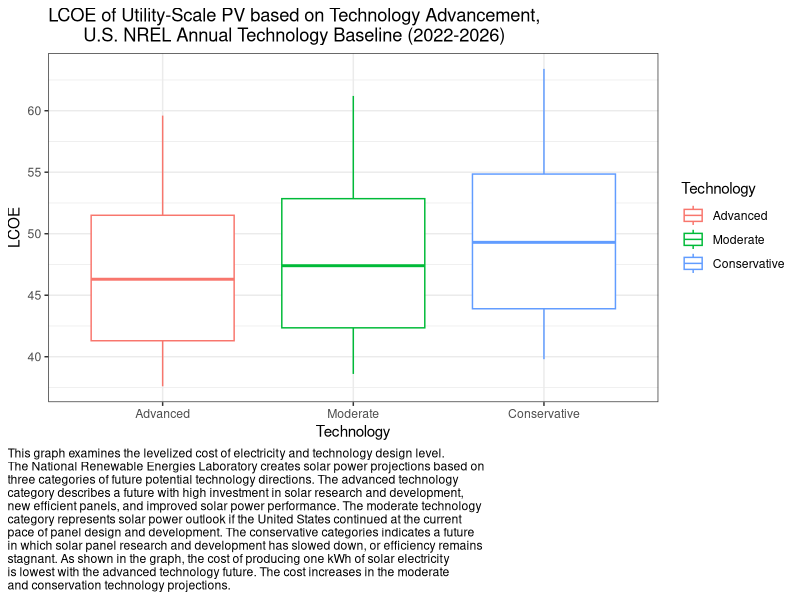
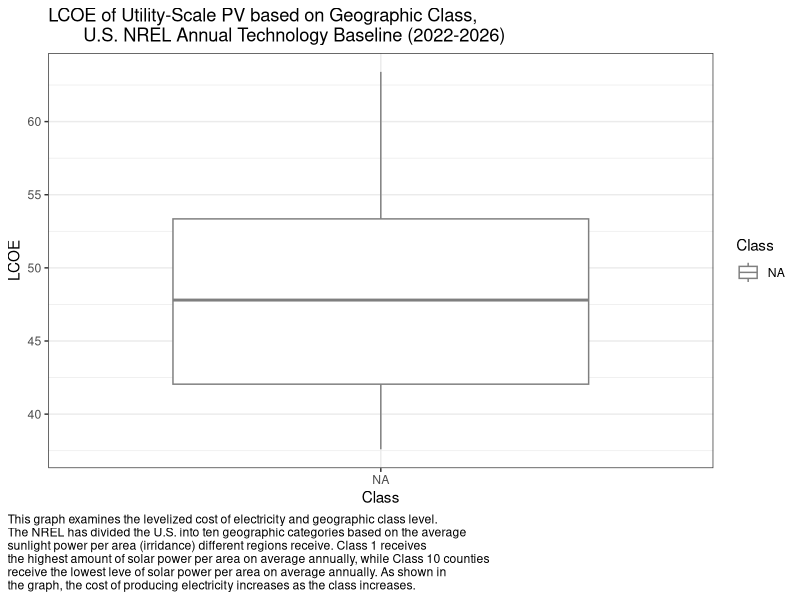
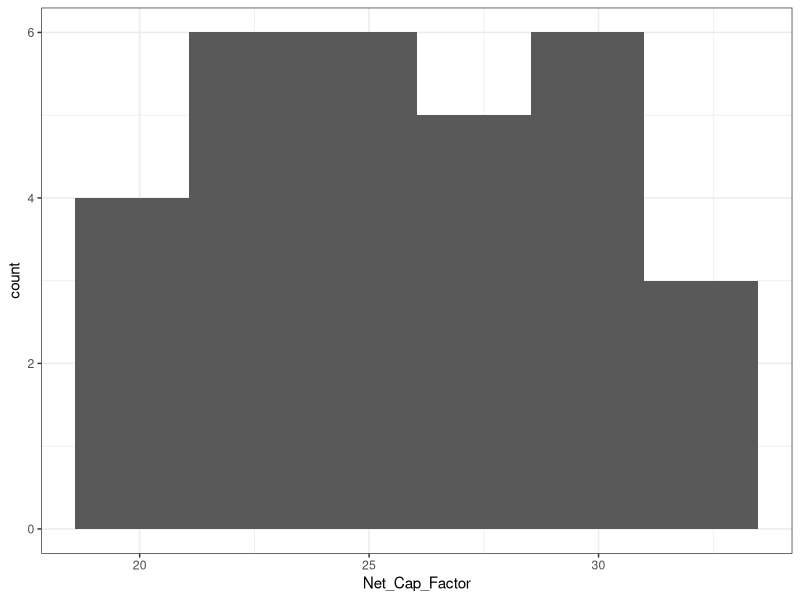
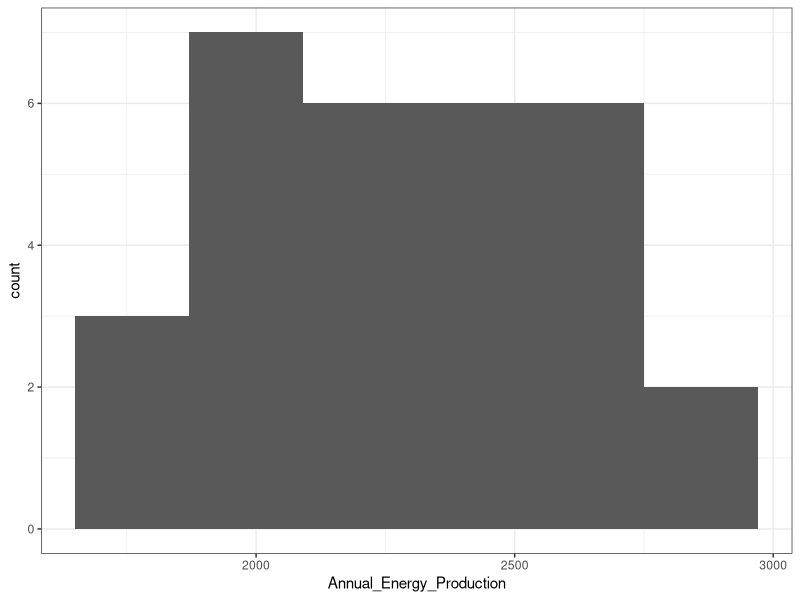
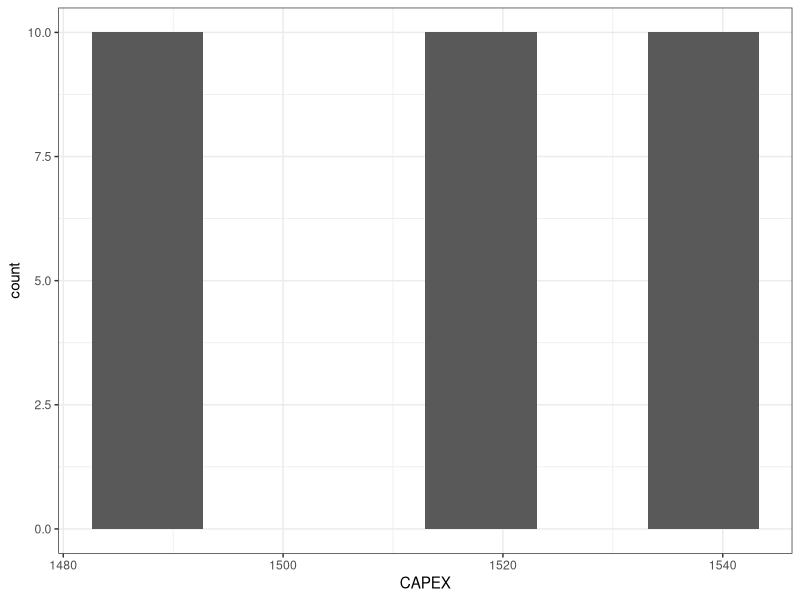
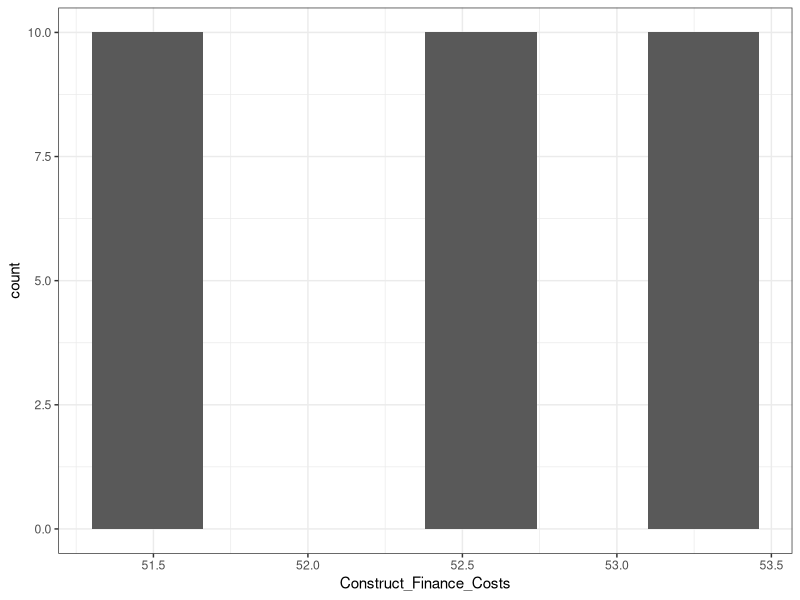
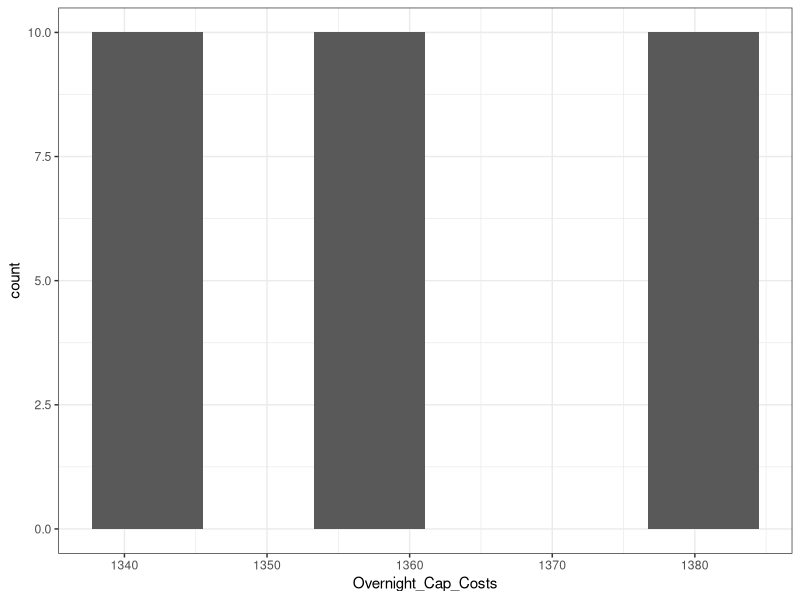
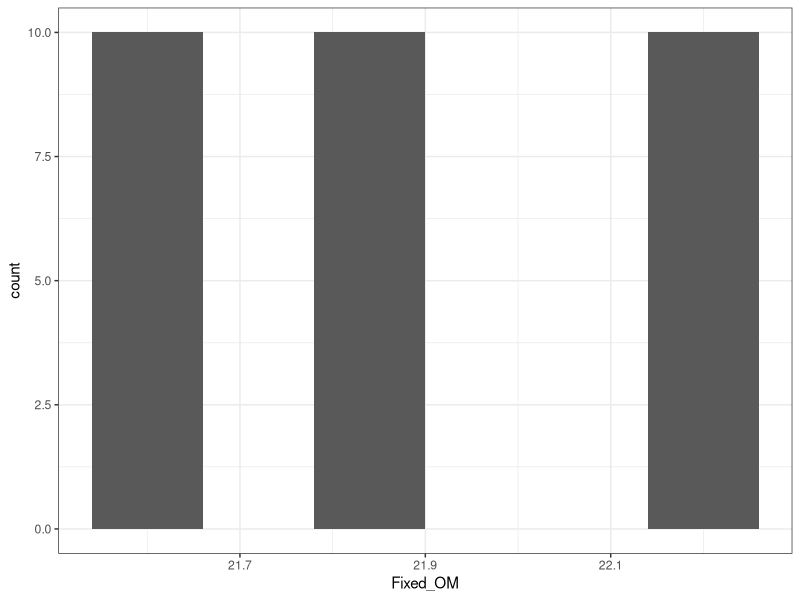

Here is the R script that generated these plots, in order:
## ---- chunk 1
library(tidyverse)
library(plyr)
library(dplyr)
library(here)
library(readxl)
#install.packages("openxlsx")
library(openxlsx)
getwd()
## ---- chunk 2
Processed_ATB <- read_csv("Solar_ATB_Processed.csv")

view(Processed_ATB)

## ---- chunk 3
# Delete the first two columns 
Processed_ATB <- Processed_ATB[,-1]
view(Processed_ATB)

# Factorize technology
Processed_ATB$Technology = factor (Processed_ATB$Technology, 
                levels = c("Advanced","Moderate","Conservative"))
Processed_ATB$Class = factor (Processed_ATB$Class, 
                levels = c(1,2,3,4,5,6,7,8,9,10))
## ---- chunk 4
# Visualization
# Use Rice Rule(2n^(1/3)) to determine bin size
2*30^(1/3) #6.21, Bin size = 6

# Graph relationship of technology type to LCOE
techplot <- ggplot(data = Processed_ATB, aes(x=Technology,y=LCOE,color=Technology))+
  geom_boxplot()+
  theme_bw() + 
  labs(title = "LCOE of Utility-Scale PV based on Technology Advancement,
       U.S. NREL Annual Technology Baseline (2022-2026)",
       caption =
"This graph examines the levelized cost of electricity and technology design level.
The National Renewable Energies Laboratory creates solar power projections based on
three categories of future potential technology directions. The advanced technology
category describes a future with high investment in solar research and development,
new efficient panels, and improved solar power performance. The moderate technology
category represents solar power outlook if the United States continued at the current
pace of panel design and development. The conservative categories indicates a future
in which solar panel research and development has slowed down, or efficiency remains
stagnant. As shown in the graph, the cost of producing one kWh of solar electricity
is lowest with the advanced technology future. The cost increases in the moderate
and conservation technology projections.") +
  theme(plot.caption.position = "plot",
        plot.caption = element_text(hjust = 0)) 

techplot

ggsave(techplot,
       filename = "Tech_Plot.jpg",
       height = 15,
       width = 15,
       units = "cm")

# We can see Advanced technology has lowest LCOE, and conservative ones have higher LCOE

## ---- chunk 5
# Graph relationship of Class type to LCOE
classplot <- ggplot(data = Processed_ATB, aes(y=LCOE, x= Class,color=Class))+
  geom_boxplot()+
  #facet_wrap(~Class)+
  theme_bw() + 
  labs(title = "LCOE of Utility-Scale PV based on Geographic Class,
       U.S. NREL Annual Technology Baseline (2022-2026)",
       caption =
"This graph examines the levelized cost of electricity and geographic class level.
The NREL has divided the U.S. into ten geographic categories based on the average
sunlight power per area (irridance) different regions receive. Class 1 receives 
the highest amount of solar power per area on average annually, while Class 10 counties
receive the lowest leve of solar power per area on average annually. As shown in
the graph, the cost of producing electricity increases as the class increases.") +
  theme(plot.caption.position = "plot",
        plot.caption = element_text(hjust = 0)) 

classplot

ggsave(classplot,
       filename = "Class_Plot.jpg",
       height = 12,
       width = 15,
       units = "cm")


## ---- chunk 6
# Evaluate whether independent variables are normally distributed
ggplot(data = Processed_ATB, aes(Net_Cap_Factor))+
  geom_histogram(bins=6)+
  theme_bw()

ggplot(data = Processed_ATB, aes(Annual_Energy_Production))+
  geom_histogram(bins=6)+
  theme_bw()

ggplot(data = Processed_ATB, aes(CAPEX))+
  geom_histogram(bins=6)+
  theme_bw()

ggplot(data = Processed_ATB, aes(Construct_Finance_Costs))+
  geom_histogram(bins=6)+
  theme_bw()

ggplot(data = Processed_ATB, aes(Overnight_Cap_Costs))+
  geom_histogram(bins=6)+
  theme_bw()

ggplot(data = Processed_ATB, aes(Fixed_OM))+
  geom_histogram(bins=6)+
  theme_bw()

ggplot(data = Processed_ATB, aes(Grid_Connect_Cost))+
  geom_histogram(bins=6)+
  theme_bw()

ggplot(data = Processed_ATB, aes(Variable_OM))+
  geom_histogram(bins=6)+
  theme_bw()
## ---- chunk 7
# Graph relationship between capacity factor and LCOE
cap_fac_plot <- ggplot(data = Processed_ATB, aes(y=LCOE, x=Net_Cap_Factor,
                                 color=Technology))+
  geom_jitter()+
  labs(x= "Net Capacity Factor (%)",
       y = "LCOE ($/MWh)")+
  theme_bw() +  
  labs(title = "LCOE of Utility-Scale PV based on Net Capacity Factor,
       U.S. NREL Annual Technology Baseline (2022-2026)",
       caption =
"This graph examines the levelized cost of electricity and net capacity factor.
As net capacity factor increases, the cost of producing each additional unit
of electricity (the LCOE) decreases. The technology categories are scattered,
though conservation technology predictions tend to have a higher LCOE.") +
  theme(plot.caption.position = "plot",
        plot.caption = element_text(hjust = 0)) 

cap_fac_plot 

ggsave(cap_fac_plot ,
       filename = "Cap_Fac_Plot.jpg",
       height = 12,
       width = 15,
       units = "cm")
# We can see that capacity factor is negatively related to LCOE. Conservative technology tends to cause higher LCOE.
## ---- chunk 8
# Graph relationship between capacity factor and LCOE
genplot1 <- ggplot(data = Processed_ATB, aes(y=LCOE, x=Annual_Energy_Production,
                                 color = Class)) +
  geom_jitter()+
  labs(x= "Annual Energy Production (MWh)",
       y = "LCOE ($/MWh)")+ #Please check if it is MWh
  theme_bw() +  
  labs(title = "LCOE of Utility-Scale PV based on Annual Energy Production,
       U.S. NREL Annual Technology Baseline (2022-2026)",
       caption =
"This graph examines the levelized cost of electricity and annual energy
production. As production increases, the cost of producing each additional unit
of electricity (the LCOE) decreases. Of interest, Class 1 observations have the
highest energy annual production and Class 10 observations have the lowest
annual energy generation.") +
  theme(plot.caption.position = "plot",
        plot.caption = element_text(hjust = 0)) 

genplot1

ggsave(genplot1,
       filename = "Gen_Plot_Class.jpg",
       height = 12,
       width = 15,
       units = "cm")

# Annual Energy production is negatively related to LCOE. It is also interesting 
# to see that each class is stacked in three, with class 1 having highest production 
# and lowest LCOE, and class 10 on the opposite end.
## ---- chunk 9
# Graph relationship between capacity factor and LCOE
genplot2 <- ggplot(data = Processed_ATB, aes(y=LCOE, x=Annual_Energy_Production,
                                 color = Technology)) +
  geom_jitter()+
  labs(x= "Annual Energy Production (MWh)",
       y = "LCOE ($/MWh)")+ #Please check if it is MWh
  theme_bw() +  
  labs(title = "LCOE of Utility-Scale PV based on Annual Energy Production,
       U.S. NREL Annual Technology Baseline (2022-2026)",
       caption =
"This graph examines the levelized cost of electricity and annual energy
production. As production increases, the cost of producing each additional unit
of electricity (the LCOE) decreases.") +
  theme(plot.caption.position = "plot",
        plot.caption = element_text(hjust = 0)) 

genplot2

ggsave(genplot2,
       filename = "Gen_Plot_Tech.jpg",
       height = 12,
       width = 15,
       units = "cm")

# Annual Energy production is negatively related to LCOE. It is also interesting 
# to see that each class is stacked in three, with class 1 having highest production 
# and lowest LCOE, and class 10 on the opposite end.
## ---- chunk 10
# Evaluate correlation between net capacity factor and annual energy production
# since they are the only two continuous variables.
cor.test(x=Processed_ATB$Net_Cap_Factor, y=Processed_ATB$Annual_Energy_Production)
# The results showed that capacity factor is correlated to annual energy production,
# therefore we need to place them in different models.
## ---- chunk 11
# Final check: how capacity factor relates to annual energy production

#view(Processed_ATB)
class_cor_graph <- ggplot(data = Processed_ATB,
                          aes(y=Annual_Energy_Production,
                                                    x=Net_Cap_Factor, color = Class)) + geom_jitter() +
  theme_bw() +   
  labs(title = "Examining Correlation of Annual Energy Production
       and Net Capacity Factor",
       x = "Net Capacity Factor (%)",
       y = "Annual Energy Generation (MWh)",
       caption =
"This graph examines any correlation between annual energy production and net
capacity factor, identifying different geographic classes. As demonstrated
visually, annual energy production and net capacity factor has a strong, positive,
linear correlation. These two variables cannot be used as predictors in the same model.

Moreover, the categorical variable of class appears correlated to both annual
energy production and net capacity factor. Class 1, the regions with the highest
irradance (solar power per square meter) has both the highest energy production and
the highest net capacity. Similarly, Class 10 (regions with the lowest solar power
per square meter) has the lowest energy production and the lowest capacity factor.
Based on this visualization, geographic class should not be combined with annual
energy production or net capacity factor in a linear model when predicting LCOE.") +
  theme(plot.caption.position = "plot",
        plot.caption = element_text(hjust = 0))
  class_cor_graph
  
  ggsave(class_cor_graph,
       filename = "class_cor_graph.jpg",
       height = 15,
       width = 15,
       units = "cm")
  
  
## ---- chunk 12
# Correlation check between categorical variables and continuous variable
ggplot(data = Processed_ATB, aes(x=Technology,y=Net_Cap_Factor))+
  geom_boxplot()+
  theme_bw()

ggplot(data = Processed_ATB, aes(x=Technology,y=Annual_Energy_Production))+
  geom_boxplot()+
  theme_bw()

ggplot(data = Processed_ATB, aes(x=Class,y=Net_Cap_Factor))+
  geom_boxplot()+
  theme_bw()

ggplot(data = Processed_ATB, aes(x=Class,y=Annual_Energy_Production))+
  geom_boxplot()+
  theme_bw()
